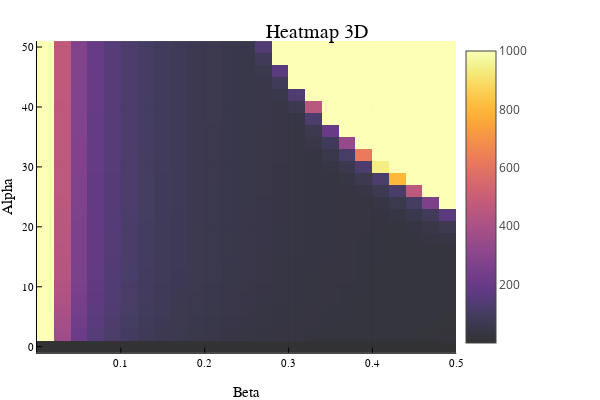

Source (notebook cell):
### Code cell
heatmap(beta_values, alpha_values , iterations, opacity=0.8, xlabel="Beta", ylabel="Alpha", zlabel="Iterations", title="Heatmap 3D")

### Figure 1 — Plotly figure (JSON) as saved in the notebook; plotly's stock layout.template omitted (floating-point values rounded to 4 significant figures; data arrays with more than 128 entries replaced by an {"elided": "..."} marker saying what was removed)
{"data": [{"colorbar": {"len": 0.8657, "title": {"text": ""}, "x": 0.7605, "y": 0.5087}, "colorscale": {"elided": "256x2 mixed values"}, "name": "y1", "showlegend": false, "showscale": true, "type": "heatmap", "x": [1.735e-18, 0.02, 0.04, 0.06, 0.08, 0.1, 0.12, 0.14, 0.16, 0.18, 0.2, 0.22, 0.24, 0.26, 0.28, 0.3, 0.32, 0.34, 0.36, 0.38, 0.4, 0.42, 0.44, 0.46, 0.48, 0.5], "xaxis": "x", "y": [-1, 1, 3, 5, 7, 9, 11, 13, 15, 17, 19, 21, 23, 25, 27, 29, 31, 33, 35, 37, 39, 41, 43, 45, 47, 49, 51], "yaxis": "y", "z": {"elided": "26x25 int values"}, "zmax": 1000, "zmin": 1}], "layout": {"annotations": [{"font": {"color": "rgba(0, 0, 0, 1)", "family": "sans-serif", "size": 20}, "rotation": 0, "showarrow": false, "text": "Heatmap 3D", "x": 0.5275, "xanchor": "center", "xref": "paper", "y": 1, "yanchor": "top", "yref": "paper"}], "height": 400, "legend": {"bgcolor": "rgba(255, 255, 255, 1.000)", "bordercolor": "rgba(0, 0, 0, 1)", "borderwidth": 1, "font": {"color": "rgba(0, 0, 0, 1)", "family": "sans-serif", "size": 11}, "title": {"font": {"color": "rgba(0, 0, 0, 1)", "family": "sans-serif", "size": 15}, "text": ""}, "tracegroupgap": 0, "traceorder": "normal", "x": 1, "xanchor": "auto", "y": 1, "yanchor": "auto"}, "margin": {"b": 20, "l": 0, "r": 0, "t": 20}, "paper_bgcolor": "rgba(255, 255, 255, 1.000)", "plot_bgcolor": "rgba(255, 255, 255, 1.000)", "showlegend": true, "width": 600, "xaxis": {"anchor": "y", "domain": [0.06165, 0.7605], "gridcolor": "rgba(0, 0, 0, 0.1)", "gridwidth": 0.5, "linecolor": "rgba(0, 0, 0, 1)", "mirror": false, "range": [1.735e-18, 0.5], "showgrid": true, "showline": true, "showticklabels": true, "tickangle": 0, "tickcolor": "rgb(0, 0, 0)", "tickfont": {"color": "rgba(0, 0, 0, 1)", "family": "sans-serif", "size": 11}, "tickmode": "array", "ticks": "inside", "ticktext": ["0.1", "0.2", "0.3", "0.4", "0.5"], "tickvals": [0.1, 0.2, 0.3, 0.4, 0.5], "title": {"font": {"color": "rgba(0, 0, 0, 1)", "family": "sans-serif", "size": 15}, "text": "Beta"}, "type": "linear", "visible": true, "zeroline": false, "zerolinecolor": "rgba(0, 0, 0, 1)"}, "yaxis": {"anchor": "x", "domain": [0.07581, 0.9415], "gridcolor": "rgba(0, 0, 0, 0.1)", "gridwidth": 0.5, "linecolor": "rgba(0, 0, 0, 1)", "mirror": false, "range": [-1, 51], "showgrid": true, "showline": true, "showticklabels": true, "tickangle": 0, "tickcolor": "rgb(0, 0, 0)", "tickfont": {"color": "rgba(0, 0, 0, 1)", "family": "sans-serif", "size": 11}, "tickmode": "array", "ticks": "inside", "ticktext": ["0", "10", "20", "30", "40", "50"], "tickvals": [0, 10, 20, 30, 40, 50], "title": {"font": {"color": "rgba(0, 0, 0, 1)", "family": "sans-serif", "size": 15}, "text": "Alpha"}, "type": "linear", "visible": true, "zeroline": false, "zerolinecolor": "rgba(0, 0, 0, 1)"}}}
